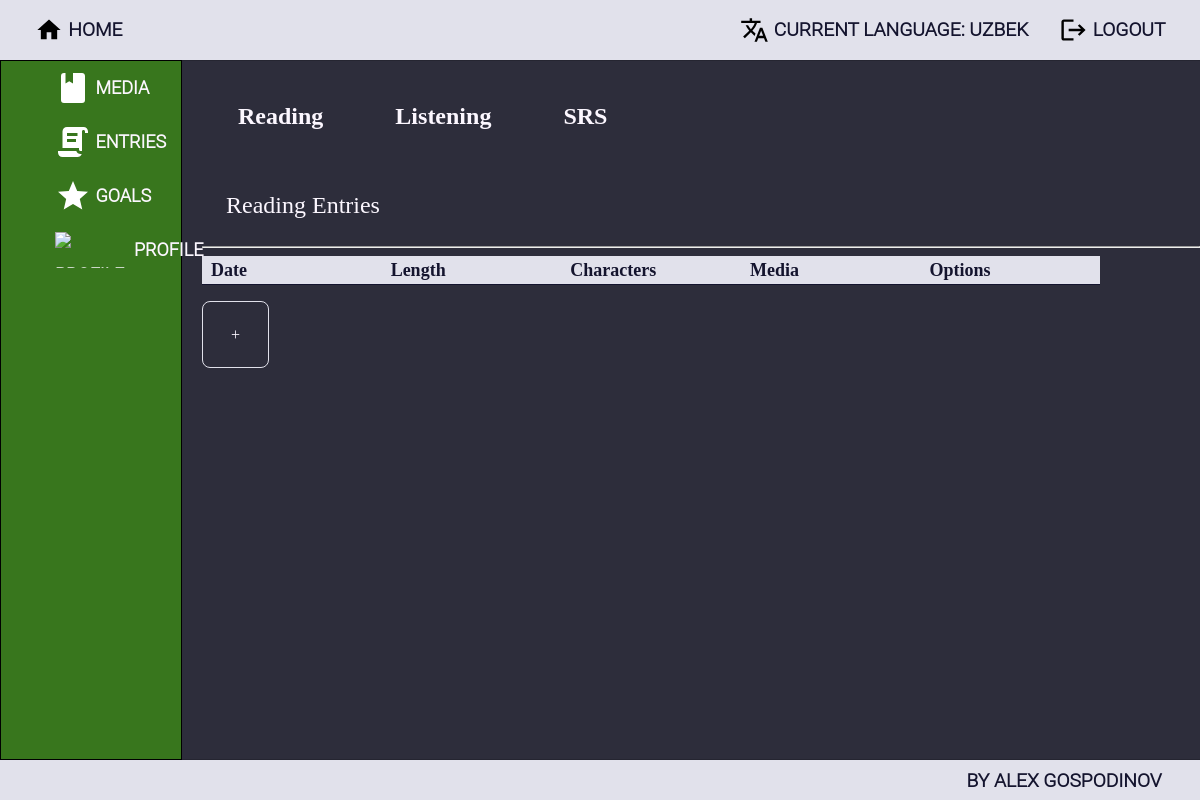
Page /entries/ (signed in) on the earlier database version.
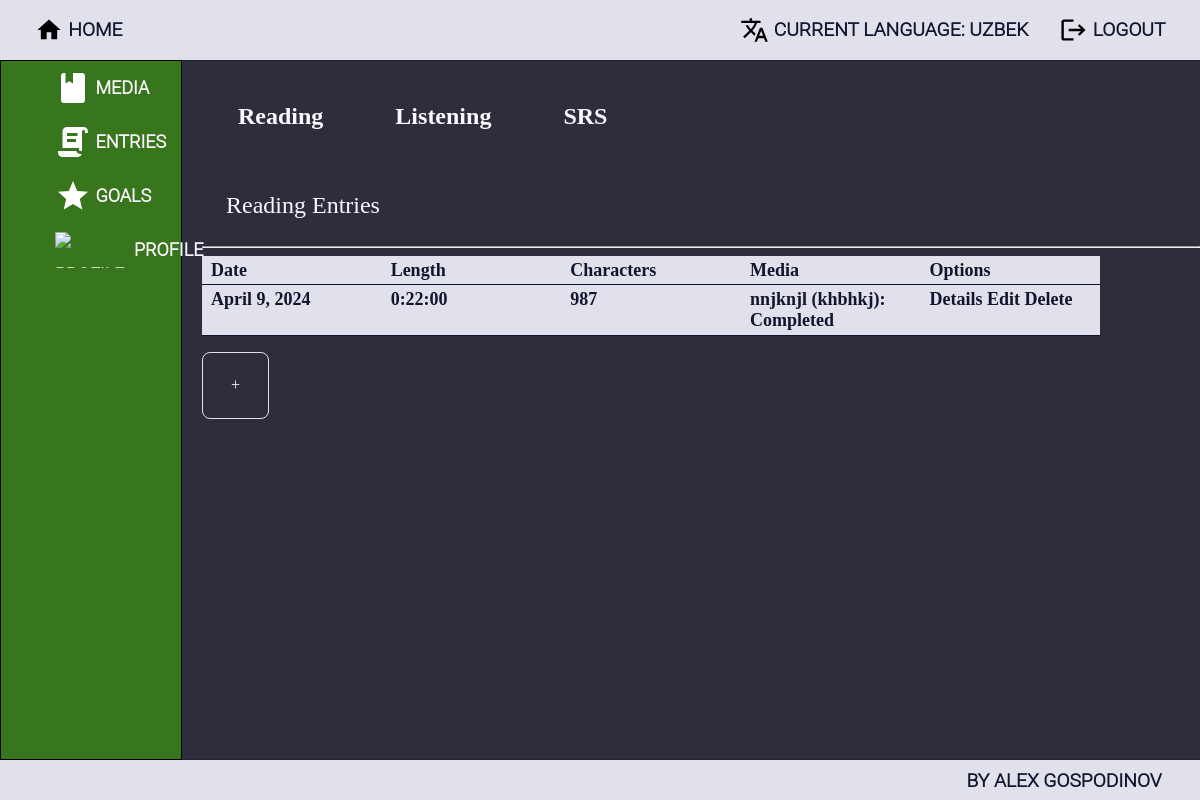
Same page on the later database version.
### ImmersionTracker/immersion_entries/models.py (models this page shows, shortened)
class BaseEntry(HasOwnerProfile, HasLanguage, models.Model):
    time_length = models.DurationField()
    created_on = models.DateField(
        auto_now_add=True,
    )
    edited_on = models.DateField(
        auto_now=True,
    )
    class Meta:
        abstract = True

class ReadingEntry(BaseEntry):
    char_length = models.IntegerField(
        default=None,
        null=True,
        blank=True,
    )
    media = models.ForeignKey(
        ReadingMedia,
        on_delete=models.DO_NOTHING,
        related_name='entries',
    )

### ImmersionTracker/media/models.py (models this page shows, shortened)
class BaseMedia(HasOwnerProfile, HasLanguage, models.Model):
    NAME_MAX_LENGTH = 30
    TYPE_MAX_LENGTH = 20
    name = models.CharField(
        max_length=NAME_MAX_LENGTH,
        blank=False,
        null=False,
    )
    type = models.CharField(
        max_length=TYPE_MAX_LENGTH,
        blank=False,
        null=False,
    )
    link = models.URLField(
        blank=True,
        null=True,
    )
    archived = models.BooleanField(
        default=False,
    )
    def __str__(self):
        return f"{self.name} ({self.type}): {self.status}"
    class Meta:
        abstract = True

class ReadingMedia(BaseMedia):
    STATUS_MAX_LENGTH = 10
    STATUS_READING = 'Reading'
    STATUS_COMPLETED = 'Completed'
    STATUS_ONHOLD = 'On Hold'
    STATUS_DROPPED = 'Dropped'
    STATUS_CHOICES = (
        (STATUS_READING, STATUS_READING),
        (STATUS_COMPLETED, STATUS_COMPLETED),
        (STATUS_ONHOLD, STATUS_ONHOLD),
        (STATUS_DROPPED, STATUS_DROPPED),
    )
    status = models.CharField(
        max_length=STATUS_MAX_LENGTH,
        choices=STATUS_CHOICES,
    )

### ImmersionTracker/immersion_entries/views.py (the view)
# urls.py: path('', AllEntriesView.as_view(), name='all_entries'),
class AllEntriesView(LoginRequiredMixin, GetFilteredQuerysetForContextMixin, views.TemplateView):
    template_name = 'immersion_entries/all_entries.html'
    models = (ReadingEntry, ListeningEntry, SRSEntry)

### ImmersionTracker/core/mixins.py (called while the page is built)
    def dispatch(self, request, *args, **kwargs):
        if not get_current_language(request):
            return redirect('no_current_language')
        return super().dispatch(request, *args, **kwargs)

    @staticmethod
    def get_filtered_context(model, profile, lang):
        data = model.objects.filter(user_profile=profile,
                                    language=lang)
        return data

    def get_context_data(self, **kwargs):
        context = super().get_context_data(**kwargs)
        profile = get_current_profile(self.request)
        lang = get_current_language(self.request)
        for model in self.models:
            context[model._meta.model_name] = self.get_filtered_context(model, profile, lang)
        return context

### ImmersionTracker/utils.py (called while the page is built)
def get_current_profile(request):
    return Profile.objects.get(user_id=request.user.id)

def get_current_language(request):
    return get_current_profile(request).current_language

### templates/immersion_entries/all_entries.html (shortened to what this page needs)
{% extends 'base.html' %}
{% block main_content %}
<div class="entries-wrapper">
    <div class="category-tabs-wrapper">
        <div class="category-tab">Reading</div>
        <div class="category-tab">Listening</div>
        <div class="category-tab">SRS</div>
    </div>
    <div class="entry-category-box" id="reading">
        <div class="category-label"> Reading Entries </div>
        <hr>
        <div class="entry-grid-container reading">
            <div class="entry-grid"> Date </div>
                <div class="entry-grid"> Length </div>
                <div class="entry-grid"> Characters </div>
                <div class="entry-grid"> Media </div>
                <div class="entry-grid"> Options </div>
            {% for entry in readingentry %}
                <div class="entry-grid"> {{ entry.created_on }}</div>
                <div class="entry-grid"> {{ entry.time_length }}</div>
                <div class="entry-grid"> {{ entry.char_length }}</div>
                <div class="entry-grid"> {{ entry.media }}</div>
                <div class="entry-grid">
                    <a href="{% url 'reading_entry_details' pk=entry.pk %}"> Details </a>
                    <a href="{% url 'reading_entry_edit' pk=entry.pk %}"> Edit </a>
                    <a href="{% url 'reading_entry_delete' pk=entry.pk %}"> Delete </a>
                </div>
            {% endfor %}
        </div>
        <div class="create-new-content">
            <a href="{% url 'reading_entry_create' %}">+</a>
        </div>
    </div>
</div>
{% endblock %}

Differences in the rows shown:
added ReadingEntry: created_on "April 9, 2024", time_length "0:22:00", char_length "987", media "nnjknjl (khbhkj): Completed"
